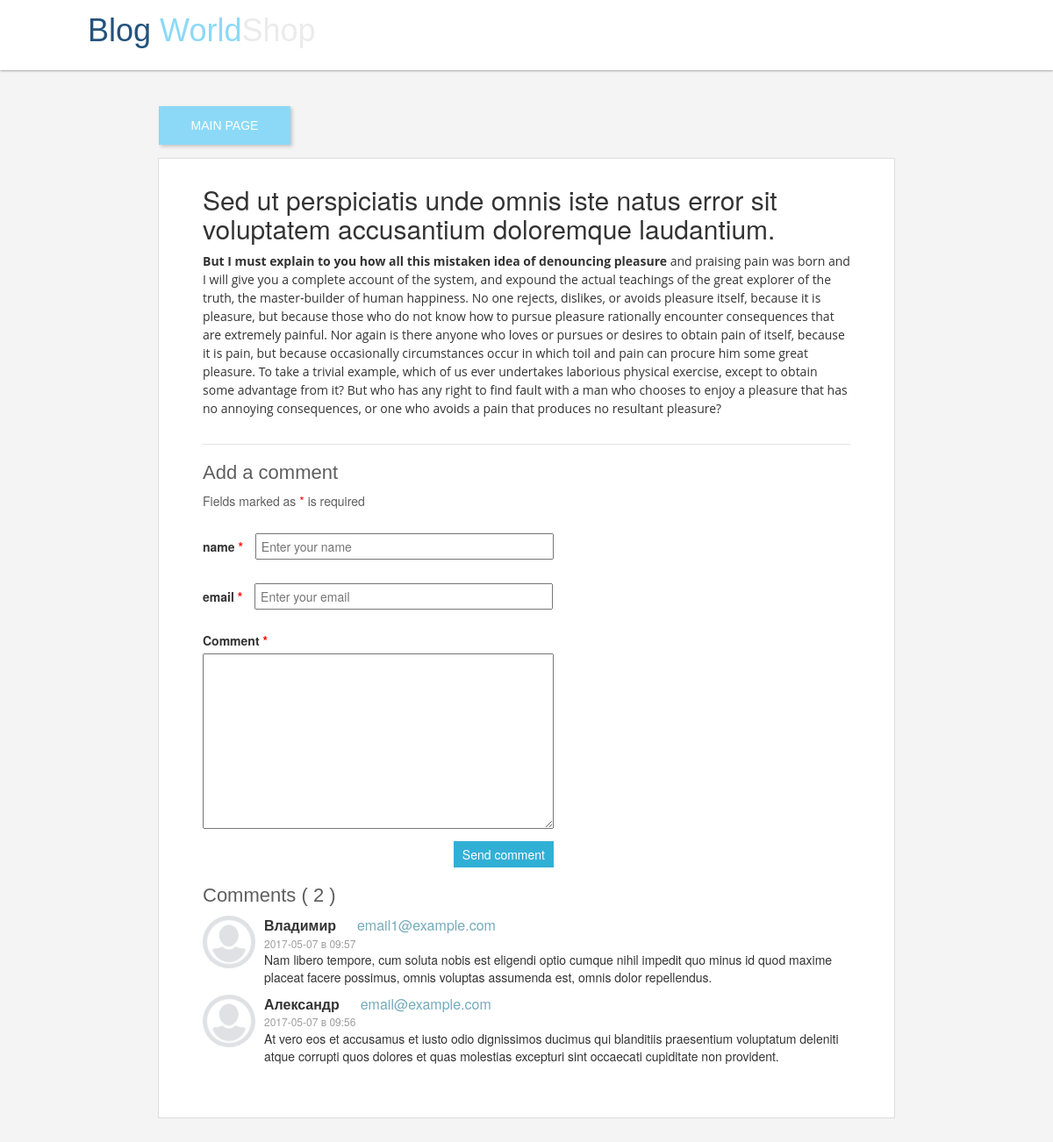
The page /post.php?id=1 on the database its author committed.
### tables this page shows
CREATE TABLE `db_post` (
  `id` int(10) UNSIGNED NOT NULL,
  `title` varchar(255) NOT NULL,
  `text` text NOT NULL,
  `date` datetime NOT NULL
);

CREATE TABLE `db_comments` (
  `id` int(10) UNSIGNED NOT NULL,
  `name` varchar(255) NOT NULL,
  `email` varchar(255) NOT NULL,
  `text` text NOT NULL,
  `date` datetime NOT NULL,
  `post_id` int(10) UNSIGNED NOT NULL
);

### connect.php (called while the page is built, shortened)
<?php
function connect($host, $user, $password, $db){
    $mysqli = new mysqli($host, $user, $password, $db);
    $mysqli->query('SET NAMES UTF8');
    return $mysqli;
}
function query($sql){
    $mysqli = connect('localhost', 'root', '', 'db_worldshop');
    $result = $mysqli->query($sql);
    $data = [];
    while($row = mysqli_fetch_assoc($result)){
        $data[] = $row;
    }
    return $data;
}

### post.php (the view, shortened to what this page needs)
<?php
require_once 'connect.php';
$id = $_GET['id'];
$data = query("SELECT * FROM `db_post` WHERE `id` = $id");
$comments = query("SELECT * FROM `db_comments` WHERE `post_id` = '$id' ORDER BY `date` DESC");
$count_comments = count($comments);
?>
<!DOCTYPE html>
<html lang="en">
<head>
    <link rel="stylesheet" href="styles/styles.css"/>
    <link href="styles/bootstrap.min.css" rel="stylesheet">
</head>
<body>
<div id="header">
    <a href="index.php"><h1>Blog <span class="blue">World</span><span class="gray">Shop</span></h1></a>
</div>
<div id="wrapp">
    <div class="btn-new">
        <a href="index.php" target="_parent">Main page</a>
    </div>
    <div class="post">
        <h2><?=$data[0]['title']?></h2>
        <p><?=htmlspecialchars_decode($data[0]['text'])?></p>
    </div>
    <h3 class="title-comment">Add a comment</h3>
    <div class="form-comment">
        <p class="note">Fields marked as <span class="red">*</span> is required</p>
        <form method="post">
            <div class="group">
                <label>
                    name<span class="red"> *</span>
                </label>
                <input type="text" id='name' name='name' maxlength="255" placeholder="Enter your name"/>
            </div>
            <div class="group">
                <label for="email">
                    email<span class="red"> *</span>
                </label>
                <input type="email" id='email' name='email' maxlength="255" placeholder="Enter your email"/>
            </div>
            <div class="group textarea">
                <label for="text">
                    Comment<span class="red"> *</span>
                </label>
                <textarea name="text" id="text"></textarea>
            </div>
            <div class="group">
                <input type="submit" value="Send comment" id="send"/>
            </div>
        </form>
    </div>
    <h3 class="title-comment">Comments ( <span class="count"><?=$count_comments?></span> )</h3>
    <div id="comments">
        <?php if(!empty($comments)): ?>
        <?php for($i = 0;$i < count($comments); $i++ ): ?>
        <?php
            $date_array = $comments[$i]['date'];
            $date_array = explode(' ', $date_array);
            $day = $date_array[0];
            $time = mb_substr($date_array[1], 0, -3);
        ?>
        <div class="comment-item">
            <img src="images/noavatar.png" alt="avatar"/>
            <div class="comment-descr">
                <span class="name"><?=$comments[$i]['name']?></span>
                <span class="email"><?=$comments[$i]['email']?></span>
                <p class="date"><?=$day?> в <?=$time?></p>
                <p><?=$comments[$i]['text']?></p>
            </div>
        </div>
        <?php endfor; ?>
        <?php else: ?>
            <p class="no-comment">No comments at this moment...</p>
        <?php endif; ?>
    </div>
</div>
</body>
</html>

### styles/styles.css (style rules this page uses)
html body { background-color: #F4F4F4; margin: 0; padding: 0; }
span.red { color: red; }
p.date { font-size: 12px; color: #9d9d9d; margin-bottom: 0; }
span.email { color: rgba(35, 122, 149, 0.63); }
span.name { font-weight: bold; }
#header { background-color: #fff; width: 100%; height: 80px; margin: 0; box-shadow: 0 0 3px 0 rgba(0, 0, 0, 0.6); }
#header h1 { font-family: "bold.ttf", sans-serif; margin: 0; padding: 15px 100px; }
#header span.blue { color: #8CD9F7; }
#header span.gray { color: #ECEBEB; }
#header a { text-decoration: none; }
#wrapp { position: relative; width: 70%; margin: 100px auto; min-height: 500px; background-color: #fff; border: 1px solid #DDDDDD; padding: 10px 50px 50px 50px; }
.btn-new { position: absolute; top: -60px; left: 0; }
.btn-new a { display: block; text-decoration: none; padding: 12px 20px; background-color: #8CD9F7; color: #fff; width: 150px; text-align: center; box-shadow: 2px 2px 4px 0 rgba(0, 0, 0, 0.2); font-family: "bold.ttf", sans-serif; text-transform: uppercase; }
.post { border-bottom: 1px solid #e3e3e3; padding-bottom: 20px; }
h3.title-comment { font-family: "bold.ttf", sans-serif; font-size: 22px; color: #5e5e5e; }
p.note { color: #5e5e5e; }
.form-comment form { width: 400px; }
.form-comment .group { margin-bottom: 10px; }
.form-comment .textarea { margin-top: 25px; }
.form-comment form input[type='text'], .form-comment form input[type='email'] { width: 340px; margin-left: 10px; padding: 3px 5px; }
.form-comment form textarea { width: 100%; height: 200px; padding: 5px; }
.form-comment form input[type='submit'] { float: right; padding: 5px 10px; background-color: #31b0d5; color: #fff; border: none; }
.comment-item { min-height: 80px; }
.comment-item img { width: 60px; height: 60px; float: left; margin-right: 10px; border-radius: 50%; }
.comment-item .comment-descr { overflow: hidden; }
.comment-descr span { font-size: 16px; margin-right: 20px; }

### rows shown on the page
db_post: title "Sed ut perspiciatis unde omnis iste natus error sit voluptatem accusantium doloremque laudantium.", text "But I must explain to you how all this mistaken idea of denouncing pleasure and praising pain was born and I will give you a complete account of the system, and expound the actual teachings of the great explorer of the truth, the master-builder of human happiness. No one rejects, dislikes, or avoids pleasure itself, because it is pleasure, but because those who do not know how to pursue pleasure rationally encounter consequences that are extremely painful. Nor again is there anyone who loves or pursues or desires to obtain pain of itself, because it is pain, but because occasionally circumstances occur in which toil and pain can procure him some great pleasure. To take a trivial example,…"
db_comments: name "Владимир", email "email1@example.com", date "2017-05-07", date "09:57", text "Nam libero tempore, cum soluta nobis est eligendi optio cumque nihil impedit quo minus id quod maxime placeat facere possimus, omnis voluptas assumenda est, omnis dolor repellendus."
db_comments: name "Александр", email "email@example.com", date "2017-05-07", date "09:56", text "At vero eos et accusamus et iusto odio dignissimos ducimus qui blanditiis praesentium voluptatum deleniti atque corrupti quos dolores et quas molestias excepturi sint occaecati cupiditate non provident."

### other values the page prints
$count_comments "2"
